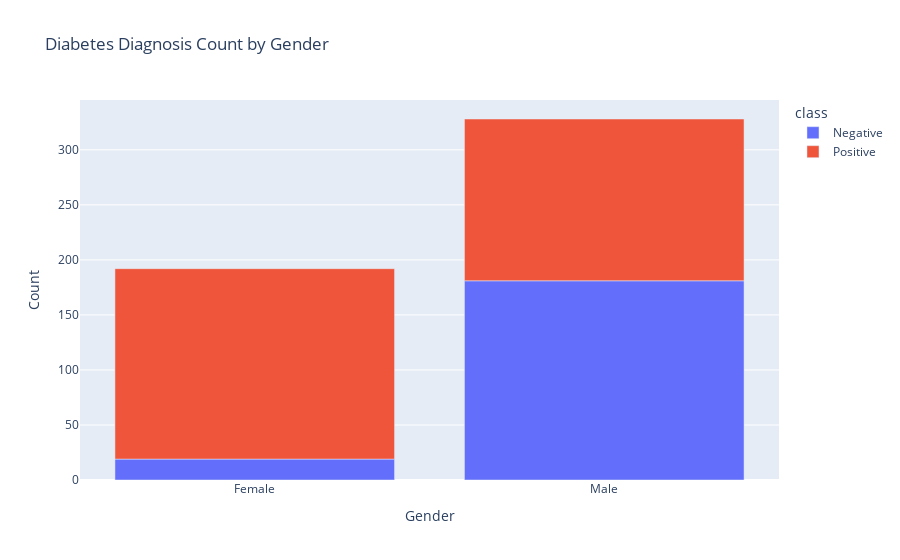

Notebook cell for this chart:
### Code cell
#call plotly express (px)
fig = px.bar(
    diabetes_df.groupby("Gender")["class"].value_counts().unstack(),
    title="Diabetes Diagnosis Count by Gender",
    labels={"Gender": "Gender", "value": "Count", "variable": "Diabetes Diagnosis"}
)
fig.show()

### Figure 1 — Plotly figure (JSON) as saved in the notebook; plotly's stock layout.template omitted (floating-point values rounded to 4 significant figures)
{"data": [{"alignmentgroup": "True", "hovertemplate": "class=Negative<br>Gender=%{x}<br>Count=%{y}<extra></extra>", "legendgroup": "Negative", "marker": {"color": "#636efa", "pattern": {"shape": ""}}, "name": "Negative", "offsetgroup": "Negative", "orientation": "v", "showlegend": true, "textposition": "auto", "type": "bar", "x": ["Female", "Male"], "xaxis": "x", "y": [19, 181], "yaxis": "y"}, {"alignmentgroup": "True", "hovertemplate": "class=Positive<br>Gender=%{x}<br>Count=%{y}<extra></extra>", "legendgroup": "Positive", "marker": {"color": "#EF553B", "pattern": {"shape": ""}}, "name": "Positive", "offsetgroup": "Positive", "orientation": "v", "showlegend": true, "textposition": "auto", "type": "bar", "x": ["Female", "Male"], "xaxis": "x", "y": [173, 147], "yaxis": "y"}], "layout": {"autosize": true, "barmode": "relative", "legend": {"title": {"text": "class"}, "tracegroupgap": 0}, "title": {"text": "Diabetes Diagnosis Count by Gender"}, "xaxis": {"anchor": "y", "autorange": true, "domain": [0, 1], "range": [-0.5, 1.5], "title": {"text": "Gender"}, "type": "category"}, "yaxis": {"anchor": "x", "autorange": true, "domain": [0, 1], "range": [0, 345.3], "title": {"text": "Count"}, "type": "linear"}}}
